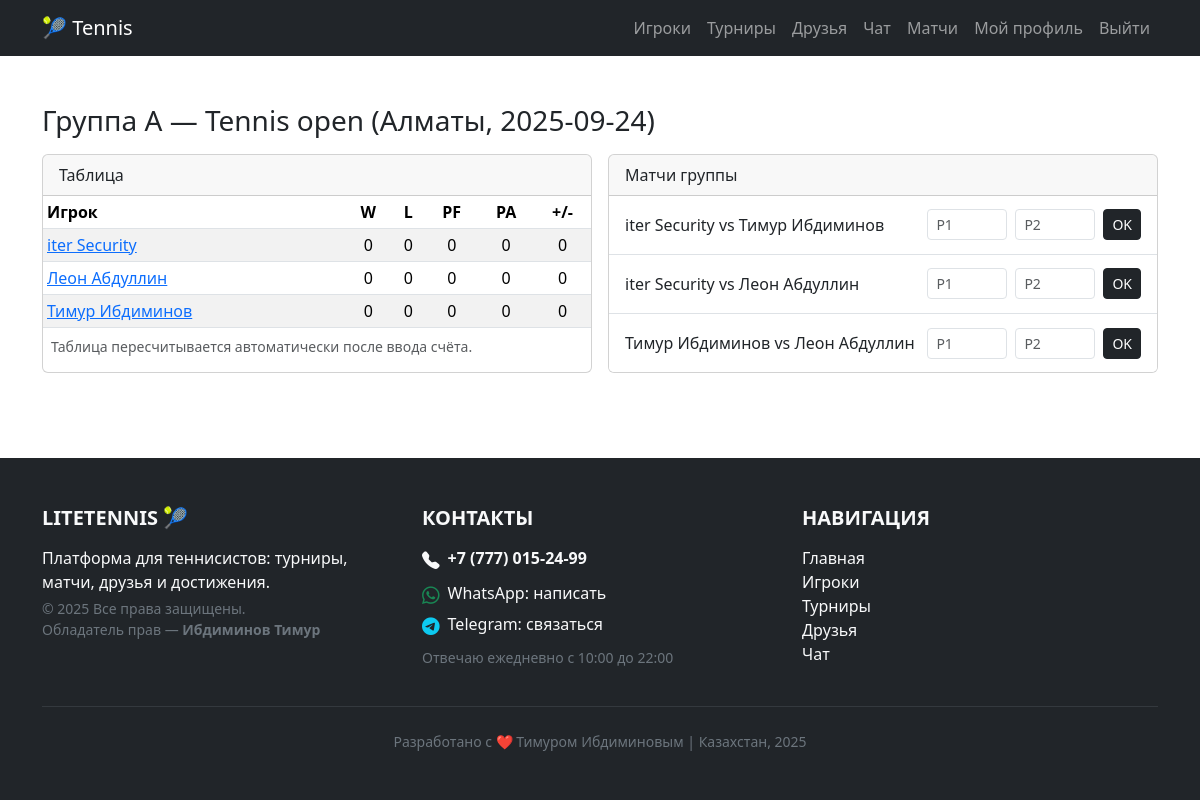
The app's page /tournaments/groups/370/ (signed in) with its own data.
### tournaments/models.py (models this page shows, shortened)
class Group(models.Model):
    tournament = models.ForeignKey(Tournament, on_delete=models.CASCADE, related_name="groups")
    code = models.CharField(max_length=2)  # 'A'..'P'
    players = models.ManyToManyField(Player, blank=True, related_name="groups")
    class Meta:
        unique_together = ("tournament", "code")

class Tournament(models.Model):
    FORMAT_CHOICES = [
        (16, "16 игроков (плей-офф)"),
        (32, "32 игрока (плей-офф)"),
        (64, "64 игрока (группы + плей-офф)"),
    ]
    STATUS_CHOICES = [
        ("REG", "Регистрация"),
        ("GRP", "Группы"),
        ("KO", "Плей-офф"),
        ("DONE", "Завершён"),
    ]
    min_level = models.DecimalField(
        "Мин. уровень (NTRP)", max_digits=3, decimal_places=1, null=True, blank=True
    )
    max_level = models.DecimalField(
        "Макс. уровень (NTRP)", max_digits=3, decimal_places=1, null=True, blank=True
    )
    name = models.CharField(max_length=100)
    location = models.CharField(max_length=100)
    date = models.DateField()
    time = models.TimeField()
    format = models.PositiveIntegerField(choices=FORMAT_CHOICES, default=16)
    description = models.TextField(blank=True, null=True)
    creator = models.ForeignKey(settings.AUTH_USER_MODEL, on_delete=models.CASCADE, related_name="created_tournaments")
    status = models.CharField(max_length=4, choices=STATUS_CHOICES, default="REG")
    players = models.ManyToManyField(Player, blank=True, related_name="tournaments")
    def __str__(self):
        return f"{self.name} ({self.location}, {self.date})"

class GroupMatch(models.Model):
    group = models.ForeignKey(Group, on_delete=models.CASCADE, related_name="matches")
    p1 = models.ForeignKey(Player, on_delete=models.CASCADE, related_name="group_as_p1")
    p2 = models.ForeignKey(Player, on_delete=models.CASCADE, related_name="group_as_p2")
    p1_score = models.PositiveIntegerField(null=True, blank=True)
    p2_score = models.PositiveIntegerField(null=True, blank=True)
    winner = models.ForeignKey(Player, null=True, blank=True, on_delete=models.SET_NULL, related_name="group_wins")
    class Meta:
        unique_together = ("group", "p1", "p2")

### players/models.py (models this page shows)
class Player(models.Model):
    user = models.OneToOneField(
        User,
        on_delete=models.CASCADE,
        related_name="player_profile",
        blank=True,
        null=True,
    )
    first_name = models.CharField("Имя", max_length=50)
    last_name = models.CharField("Фамилия", max_length=50)
    age = models.PositiveIntegerField("Возраст")
    level = models.CharField("Уровень NTRP", max_length=50, choices=LEVEL_CHOICES)
    photo = models.ImageField(
        "Фото игрока",
        upload_to=player_photo_upload,
        blank=True,
        null=True,
    )
    phone_number = models.CharField("Телефон", max_length=20, blank=True, null=True)
    address = models.CharField("Адрес проживания", max_length=255, blank=True, null=True)
    def __str__(self):
        return f"{self.first_name} {self.last_name}"
    class Meta:
        verbose_name = "Игрок"
        verbose_name_plural = "Игроки"
        ordering = ["last_name", "first_name"]

### tournaments/views.py (the view)
# urls.py: path("groups/<int:pk>/", views.group_detail, name="group_detail"),
@login_required
def group_detail(request, pk):
    g = get_object_or_404(Group, pk=pk)
    table = _calc_group_table(g)
    return render(request, "tournaments/group_detail.html", {"group": g, "table": table})

### tournaments/templates/tournaments/group_detail.html (shortened to what this page needs)
{% extends "base.html" %}
{% block content %}
<h3 class="mb-3">Группа {{ group.code }} — {{ group.tournament }}</h3>
<div class="row g-3">
  <div class="col-12 col-lg-6">
    <div class="card h-100">
      <div class="card-header">Таблица</div>
      <div class="card-body p-0">
        <div class="table-responsive">
          <table class="table table-sm table-striped mb-0">
            <thead>
              <tr>
                <th>Игрок</th>
                <th class="text-center">W</th>
                <th class="text-center">L</th>
                <th class="text-center">PF</th>
                <th class="text-center">PA</th>
                <th class="text-center">+/-</th>
              </tr>
            </thead>
            <tbody>
              {% for row in table %}
              <tr>
                <td><a href="{% url 'player_detail' row.player.pk %}">{{ row.player }}</a></td>
                <td class="text-center">{{ row.w }}</td>
                <td class="text-center">{{ row.l }}</td>
                <td class="text-center">{{ row.pf }}</td>
                <td class="text-center">{{ row.pa }}</td>
                <td class="text-center">{{ row.diff }}</td>
              </tr>
              {% empty %}
              <tr><td colspan="6" class="text-muted">Нет данных</td></tr>
              {% endfor %}
            </tbody>
          </table>
        </div>
        <div class="p-2 text-muted small">Таблица пересчитывается автоматически после ввода счёта.</div>
      </div>
    </div>
  </div>
  <div class="col-12 col-lg-6">
    <div class="card h-100">
      <div class="card-header">Матчи группы</div>
      <div class="list-group list-group-flush">
        {% for m in group.matches.all %}
        <div class="list-group-item">
          <div class="d-flex justify-content-between align-items-center">
            <div>{{ m.p1 }} vs {{ m.p2 }}</div>
            {% if user == group.tournament.creator or user.is_superuser %}
            <form class="d-flex gap-2 align-items-center" method="post" action="{% url 'tournaments:group_set_score' m.pk %}">
              <input type="number" name="p1_score" class="form-control form-control-sm" placeholder="P1" min="0" value="{{ m.p1_score|default:'' }}" style="max-width:80px">
              <input type="number" name="p2_score" class="form-control form-control-sm" placeholder="P2" min="0" value="{{ m.p2_score|default:'' }}" style="max-width:80px">
              <button class="btn btn-sm btn-dark">OK</button>
            </form>
            {% else %}
              {% if m.p1_score is not None and m.p2_score is not None %}
                <span class="text-muted small">{{ m.p1_score }} : {{ m.p2_score }}</span>
              {% else %}
                <span class="text-muted small">без счёта</span>
              {% endif %}
            {% endif %}
          </div>
        </div>
        {% empty %}
        <div class="list-group-item text-muted">Пока нет матчей</div>
        {% endfor %}
      </div>
    </div>
  </div>
</div>
{% endblock %}

### static/flexstart/css/style.css (style rules this page uses)
.list-group-item { padding-top:.85rem; padding-bottom:.85rem; }

### static/styles.css (style rules this page uses)
.list-group-item { padding-top:.85rem; padding-bottom:.85rem; }
body { background-color: #ffffff; }

### players/templates/base.html (style rules this page uses)
html, body { height: 100%; margin: 0; }
body { display: flex; flex-direction: column; min-height: 100vh; }

### records on screen
Group: code "A", tournament "Tennis open (Алматы, 2025-09-24)"
Player: player "iter Security", w "0", l "0", pf "0", pa "0", diff "0"
Player: player "Леон Абдуллин", w "0", l "0", pf "0", pa "0", diff "0"
Player: player "Тимур Ибдиминов", w "0", l "0", pf "0", pa "0", diff "0"
GroupMatch: p1 "iter Security", p2 "Тимур Ибдиминов"
GroupMatch: p1 "iter Security", p2 "Леон Абдуллин"
GroupMatch: p1 "Тимур Ибдиминов", p2 "Леон Абдуллин"
